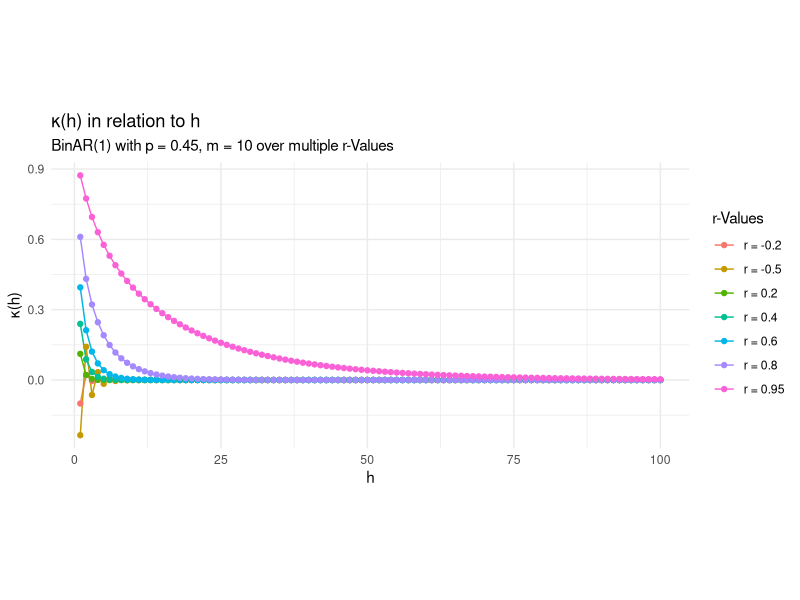

The R source for this figure:
# ----------------------------------------------------------------------
# BinAR(1)-Prozess: Theoretisches ordinales Kappa nach Cohen
# ----------------------------------------------------------------------

# Parameter
m <- 10         # Anzahl der Versuche (Zustandsraum {0,...,m})
p <- 0.45        # Erfolgswahrscheinlichkeit der marginalen Binomialverteilung
r_vals <- c(-0.5, -0.2, 0.2, 0.4, 0.6, 0.8, 0.95)   # verschiedene Autokorrelationsparameter
max_h <- 100    # maximale Verzögerung

# ----------------------------------------------------------------------
# Hilfsfunktionen (aus der Aufgabenstellung)
# ----------------------------------------------------------------------

# Gemeinsame bedingte Wahrscheinlichkeit P(Y_{t+h}=j | Y_t=i)
lag_h_conditional <- function(m, p, r, h = 1) {
  beta  <- p * (1 - r^h)
  alpha <- beta + r^h
  res <- matrix(0, nrow = m + 1, ncol = m + 1)
  for (i in 0:m) {
    for (j in 0:m) {
      smaller <- min(i, j)
      bigger  <- max(0, i + j - m)
      res[i + 1, j + 1] <- sum(sapply(bigger:smaller, function(n) {
        choose(i, n) * choose(m - i, j - n) *
          alpha^n * (1 - alpha)^(i - n) *
          beta^(j - n) * (1 - beta)^(m - i - j + n)
      }))
    }
  }
  return(res)
}

# Gemeinsame Wahrscheinlichkeitsfunktion P(Y_t=i, Y_{t+h}=j)
lag_h_joint_pmf <- function(m, p, r, h = 1) {
  lag_h_conditional(m, p, r, h = h) * dbinom(0:m, m, p)
}


#-- Get CDF from PMF matrix
pmf_to_cdf <- function(pmf) {
  cdf <- apply(pmf, 2, cumsum)
  cdf <- t(apply(cdf, 1, cumsum))
  return(cdf)
}


lag_h_joint_cdf <- function(m, p, r, h = 1) {
  return(pmf_to_cdf(lag_h_joint_pmf(m,p, r, h=h)))
}

# ----------------------------------------------------------------------
# Berechnung von Cohens ordinalem Kappa für gegebenes h
# κ_ord(h) = (∑_{j=0}^{m-1} (p_{jj}(h) - p_j^2)) / (∑_{i=0}^{m-1} p_i (1-p_i))
# ----------------------------------------------------------------------
kappa_ord <- function(m, p, r, h) {
  # gemeinsame CDF für Lag h
  joint_cdf <- lag_h_joint_cdf(m, p, r, h)
  # Randwahrscheinlichkeiten (stationär, daher gleich)
  marg_cdf <- pbinom(0:m, m, p)
  # Summe über j = 0 ... m-1
  idx <- 1:m   # entspricht Werten 0,1,...,m-1
  f_jj <- sapply(idx, function(j) joint_cdf[j, j])   # Diagonalelemente
  f_j  <- marg_cdf[idx]                              # Randwahrscheinlichkeiten
  # Zähler und Nenner
  numerator   <- sum(f_jj - f_j^2)
  denominator <- sum(f_j * (1 - f_j))
  return(numerator / denominator)
}

# ----------------------------------------------------------------------
# Berechnung der κ-Werte für alle h und alle r
# ----------------------------------------------------------------------
kappa_matrix <- matrix(NA, nrow = max_h, ncol = length(r_vals))
colnames(kappa_matrix) <- paste0("r = ", r_vals)

for (i in seq_along(r_vals)) {
  r <- r_vals[i]
  for (h in 1:max_h) {
    kappa_matrix[h, i] <- kappa_ord(m, p, r, h)
  }
}

# ----------------------------------------------------------------------
# Grafik: Punkte mit verbindenden Linien, breites Format
# ----------------------------------------------------------------------
# Farben für die verschiedenen r
library(ggplot2)
library(tidyr)   # für pivot_longer

# 1. Daten vorbereiten: aus Matrix einen langen data.frame machen
#    Annahme: h_werte ist Vektor mit den Zeilenwerten
h_werte <- 1:max_h 
df <- data.frame(h = h_werte, kappa_matrix, check.names = FALSE)   # Spalten: h, r1, r2, ...


df_long <- pivot_longer(df, 
                        cols = -h,          # alle Spalten außer 'h' werden umgeformt
                        names_to = "r", 
                        values_to = "kappa")

# 2. Plot
print(ggplot(df_long, aes(x = h, y = kappa, color = r)) +
  geom_line() +          # Linien
  geom_point() +         # Punkte (optional)
  labs(x = "h", 
       y = "\u03BA(h)",
       color = "r-Values",
       title = "\u03BA(h) in relation to h",
       subtitle = "BinAR(1) with p = 0.45, m = 10 over multiple r-Values") +
  theme_minimal() +
  coord_fixed(ratio = 40))
